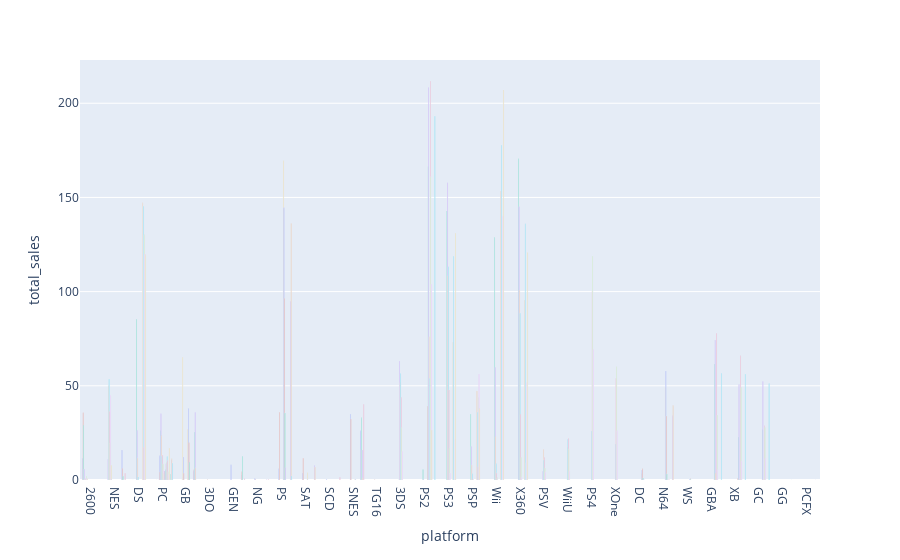

The notebook cell this image was saved under:
### Code cell
df_games_console_pivot['year_of_release'] = df_games_console_pivot['year_of_release'].astype(str)
fig = px.bar(df_games_console_pivot, x='platform', y='total_sales', barmode='group', color='year_of_release')
fig.update_traces(showlegend=False)
fig.show()

### Figure 1 — Plotly figure (JSON) as saved in the notebook; plotly's stock layout.template omitted (floating-point values rounded to 4 significant figures)
{"data": [{"alignmentgroup": "True", "hovertemplate": "year_of_release=1980<br>platform=%{x}<br>total_sales=%{y}<extra></extra>", "legendgroup": "1980", "marker": {"color": "#636efa", "pattern": {"shape": ""}}, "name": "1980", "offsetgroup": "1980", "orientation": "v", "showlegend": false, "textposition": "auto", "type": "bar", "x": ["2600"], "xaxis": "x", "y": [11.38], "yaxis": "y"}, {"alignmentgroup": "True", "hovertemplate": "year_of_release=1981<br>platform=%{x}<br>total_sales=%{y}<extra></extra>", "legendgroup": "1981", "marker": {"color": "#EF553B", "pattern": {"shape": ""}}, "name": "1981", "offsetgroup": "1981", "orientation": "v", "showlegend": false, "textposition": "auto", "type": "bar", "x": ["2600"], "xaxis": "x", "y": [35.68], "yaxis": "y"}, {"alignmentgroup": "True", "hovertemplate": "year_of_release=1982<br>platform=%{x}<br>total_sales=%{y}<extra></extra>", "legendgroup": "1982", "marker": {"color": "#00cc96", "pattern": {"shape": ""}}, "name": "1982", "offsetgroup": "1982", "orientation": "v", "showlegend": false, "textposition": "auto", "type": "bar", "x": ["2600"], "xaxis": "x", "y": [28.88], "yaxis": "y"}, {"alignmentgroup": "True", "hovertemplate": "year_of_release=1983<br>platform=%{x}<br>total_sales=%{y}<extra></extra>", "legendgroup": "1983", "marker": {"color": "#ab63fa", "pattern": {"shape": ""}}, "name": "1983", "offsetgroup": "1983", "orientation": "v", "showlegend": false, "textposition": "auto", "type": "bar", "x": ["2600", "NES"], "xaxis": "x", "y": [5.84, 10.96], "yaxis": "y"}, {"alignmentgroup": "True", "hovertemplate": "year_of_release=1984<br>platform=%{x}<br>total_sales=%{y}<extra></extra>", "legendgroup": "1984", "marker": {"color": "#FFA15A", "pattern": {"shape": ""}}, "name": "1984", "offsetgroup": "1984", "orientation": "v", "showlegend": false, "textposition": "auto", "type": "bar", "x": ["2600", "NES"], "xaxis": "x", "y": [0.27, 50.08], "yaxis": "y"}, {"alignmentgroup": "True", "hovertemplate": "year_of_release=1985<br>platform=%{x}<br>total_sales=%{y}<extra></extra>", "legendgroup": "1985", "marker": {"color": "#19d3f3", "pattern": {"shape": ""}}, "name": "1985", "offsetgroup": "1985", "orientation": "v", "showlegend": false, "textposition": "auto", "type": "bar", "x": ["2600", "DS", "NES", "PC"], "xaxis": "x", "y": [0.45, 0.02, 53.44, 0.04], "yaxis": "y"}, {"alignmentgroup": "True", "hovertemplate": "year_of_release=1986<br>platform=%{x}<br>total_sales=%{y}<extra></extra>", "legendgroup": "1986", "marker": {"color": "#FF6692", "pattern": {"shape": ""}}, "name": "1986", "offsetgroup": "1986", "orientation": "v", "showlegend": false, "textposition": "auto", "type": "bar", "x": ["2600", "NES"], "xaxis": "x", "y": [0.67, 36.41], "yaxis": "y"}, {"alignmentgroup": "True", "hovertemplate": "year_of_release=1987<br>platform=%{x}<br>total_sales=%{y}<extra></extra>", "legendgroup": "1987", "marker": {"color": "#B6E880", "pattern": {"shape": ""}}, "name": "1987", "offsetgroup": "1987", "orientation": "v", "showlegend": false, "textposition": "auto", "type": "bar", "x": ["2600", "NES"], "xaxis": "x", "y": [1.94, 19.76], "yaxis": "y"}, {"alignmentgroup": "True", "hovertemplate": "year_of_release=1988<br>platform=%{x}<br>total_sales=%{y}<extra></extra>", "legendgroup": "1988", "marker": {"color": "#FF97FF", "pattern": {"shape": ""}}, "name": "1988", "offsetgroup": "1988", "orientation": "v", "showlegend": false, "textposition": "auto", "type": "bar", "x": ["2600", "GB", "NES", "PC"], "xaxis": "x", "y": [0.74, 1.43, 45.01, 0.03], "yaxis": "y"}, {"alignmentgroup": "True", "hovertemplate": "year_of_release=1989<br>platform=%{x}<br>total_sales=%{y}<extra></extra>", "legendgroup": "1989", "marker": {"color": "#FECB52", "pattern": {"shape": ""}}, "name": "1989", "offsetgroup": "1989", "orientation": "v", "showlegend": false, "textposition": "auto", "type": "bar", "x": ["2600", "GB", "NES"], "xaxis": "x", "y": [0.63, 64.97, 7.85], "yaxis": "y"}, {"alignmentgroup": "True", "hovertemplate": "year_of_release=1994<br>platform=%{x}<br>total_sales=%{y}<extra></extra>", "legendgroup": "1994", "marker": {"color": "#636efa", "pattern": {"shape": ""}}, "name": "1994", "offsetgroup": "1994", "orientation": "v", "showlegend": false, "textposition": "auto", "type": "bar", "x": ["3DO", "GB", "GEN", "NES", "NG", "PC", "PS", "SAT", "SCD", "SNES"], "xaxis": "x", "y": [0.02, 12.18, 8.13, 0.11, 0.8, 12.87, 6.03, 3.65, 0.36, 35.08], "yaxis": "y"}, {"alignmentgroup": "True", "hovertemplate": "year_of_release=1995<br>platform=%{x}<br>total_sales=%{y}<extra></extra>", "legendgroup": "1995", "marker": {"color": "#EF553B", "pattern": {"shape": ""}}, "name": "1995", "offsetgroup": "1995", "orientation": "v", "showlegend": false, "textposition": "auto", "type": "bar", "x": ["3DO", "GB", "NG", "PC", "PS", "SAT", "SNES", "TG16"], "xaxis": "x", "y": [0.08, 3.6, 0.33, 4.22, 35.96, 11.57, 32.2, 0.16], "yaxis": "y"}, {"alignmentgroup": "True", "hovertemplate": "year_of_release=2010<br>platform=%{x}<br>total_sales=%{y}<extra></extra>", "legendgroup": "2010", "marker": {"color": "#00cc96", "pattern": {"shape": ""}}, "name": "2010", "offsetgroup": "2010", "orientation": "v", "showlegend": false, "textposition": "auto", "type": "bar", "x": ["3DS", "DS", "PC", "PS2", "PS3", "PSP", "Wii", "X360"], "xaxis": "x", "y": [0.3, 85.35, 26.15, 5.64, 142.7, 35.04, 128.7, 170.6], "yaxis": "y"}, {"alignmentgroup": "True", "hovertemplate": "year_of_release=2011<br>platform=%{x}<br>total_sales=%{y}<extra></extra>", "legendgroup": "2011", "marker": {"color": "#ab63fa", "pattern": {"shape": ""}}, "name": "2011", "offsetgroup": "2011", "orientation": "v", "showlegend": false, "textposition": "auto", "type": "bar", "x": ["3DS", "DS", "PC", "PS2", "PS3", "PSP", "PSV", "Wii", "X360"], "xaxis": "x", "y": [63.2, 26.23, 35.14, 0.45, 157.8, 17.82, 4.63, 59.7, 145.1], "yaxis": "y"}, {"alignmentgroup": "True", "hovertemplate": "year_of_release=2012<br>platform=%{x}<br>total_sales=%{y}<extra></extra>", "legendgroup": "2012", "marker": {"color": "#FFA15A", "pattern": {"shape": ""}}, "name": "2012", "offsetgroup": "2012", "orientation": "v", "showlegend": false, "textposition": "auto", "type": "bar", "x": ["3DS", "DS", "PC", "PS3", "PSP", "PSV", "Wii", "WiiU", "X360"], "xaxis": "x", "y": [51.76, 11.67, 23.45, 108.3, 7.95, 16.19, 22.94, 17.56, 100.7], "yaxis": "y"}, {"alignmentgroup": "True", "hovertemplate": "year_of_release=2013<br>platform=%{x}<br>total_sales=%{y}<extra></extra>", "legendgroup": "2013", "marker": {"color": "#19d3f3", "pattern": {"shape": ""}}, "name": "2013", "offsetgroup": "2013", "orientation": "v", "showlegend": false, "textposition": "auto", "type": "bar", "x": ["3DS", "DS", "PC", "PS3", "PS4", "PSP", "PSV", "Wii", "WiiU", "X360", "XOne"], "xaxis": "x", "y": [56.57, 1.54, 12.66, 113.2, 25.99, 3.38, 10.59, 8.59, 21.65, 88.58, 18.96], "yaxis": "y"}, {"alignmentgroup": "True", "hovertemplate": "year_of_release=2014<br>platform=%{x}<br>total_sales=%{y}<extra></extra>", "legendgroup": "2014", "marker": {"color": "#FF6692", "pattern": {"shape": ""}}, "name": "2014", "offsetgroup": "2014", "orientation": "v", "showlegend": false, "textposition": "auto", "type": "bar", "x": ["3DS", "PC", "PS3", "PS4", "PSP", "PSV", "Wii", "WiiU", "X360", "XOne"], "xaxis": "x", "y": [43.76, 13.28, 47.76, 100, 0.24, 11.9, 3.75, 22.03, 34.74, 54.07], "yaxis": "y"}, {"alignmentgroup": "True", "hovertemplate": "year_of_release=2015<br>platform=%{x}<br>total_sales=%{y}<extra></extra>", "legendgroup": "2015", "marker": {"color": "#B6E880", "pattern": {"shape": ""}}, "name": "2015", "offsetgroup": "2015", "orientation": "v", "showlegend": false, "textposition": "auto", "type": "bar", "x": ["3DS", "PC", "PS3", "PS4", "PSP", "PSV", "Wii", "WiiU", "X360", "XOne"], "xaxis": "x", "y": [27.78, 8.52, 16.82, 118.9, 0.12, 6.25, 1.14, 16.35, 11.96, 60.14], "yaxis": "y"}, {"alignmentgroup": "True", "hovertemplate": "year_of_release=2016<br>platform=%{x}<br>total_sales=%{y}<extra></extra>", "legendgroup": "2016", "marker": {"color": "#FF97FF", "pattern": {"shape": ""}}, "name": "2016", "offsetgroup": "2016", "orientation": "v", "showlegend": false, "textposition": "auto", "type": "bar", "x": ["3DS", "PC", "PS3", "PS4", "PSV", "Wii", "WiiU", "X360", "XOne"], "xaxis": "x", "y": [15.14, 5.25, 3.6, 69.25, 4.25, 0.18, 4.6, 1.52, 26.15], "yaxis": "y"}, {"alignmentgroup": "True", "hovertemplate": "year_of_release=1998<br>platform=%{x}<br>total_sales=%{y}<extra></extra>", "legendgroup": "1998", "marker": {"color": "#FECB52", "pattern": {"shape": ""}}, "name": "1998", "offsetgroup": "1998", "orientation": "v", "showlegend": false, "textposition": "auto", "type": "bar", "x": ["DC", "GB", "N64", "PC", "PS", "SAT", "SNES"], "xaxis": "x", "y": [3.38, 26.9, 49.24, 3.26, 169.5, 3.82, 0.22], "yaxis": "y"}, {"alignmentgroup": "True", "hovertemplate": "year_of_release=1999<br>platform=%{x}<br>total_sales=%{y}<extra></extra>", "legendgroup": "1999", "marker": {"color": "#636efa", "pattern": {"shape": ""}}, "name": "1999", "offsetgroup": "1999", "orientation": "v", "showlegend": false, "textposition": "auto", "type": "bar", "x": ["DC", "GB", "N64", "PC", "PS", "SAT", "SNES", "WS"], "xaxis": "x", "y": [5.16, 38, 57.87, 4.74, 144.5, 0.09, 0.26, 0.46], "yaxis": "y"}, {"alignmentgroup": "True", "hovertemplate": "year_of_release=2000<br>platform=%{x}<br>total_sales=%{y}<extra></extra>", "legendgroup": "2000", "marker": {"color": "#EF553B", "pattern": {"shape": ""}}, "name": "2000", "offsetgroup": "2000", "orientation": "v", "showlegend": false, "textposition": "auto", "type": "bar", "x": ["DC", "GB", "GBA", "N64", "PC", "PS", "PS2", "WS", "XB"], "xaxis": "x", "y": [5.99, 19.76, 0.07, 33.97, 4.66, 96.37, 39.17, 0.68, 0.99], "yaxis": "y"}, {"alignmentgroup": "True", "hovertemplate": "year_of_release=2001<br>platform=%{x}<br>total_sales=%{y}<extra></extra>", "legendgroup": "2001", "marker": {"color": "#00cc96", "pattern": {"shape": ""}}, "name": "2001", "offsetgroup": "2001", "orientation": "v", "showlegend": false, "textposition": "auto", "type": "bar", "x": ["DC", "GB", "GBA", "GC", "N64", "PC", "PS", "PS2", "WS", "XB"], "xaxis": "x", "y": [1.07, 9.24, 61.53, 26.62, 3.25, 5.47, 35.59, 166.4, 0.28, 22.84], "yaxis": "y"}, {"alignmentgroup": "True", "hovertemplate": "year_of_release=2002<br>platform=%{x}<br>total_sales=%{y}<extra></extra>", "legendgroup": "2002", "marker": {"color": "#ab63fa", "pattern": {"shape": ""}}, "name": "2002", "offsetgroup": "2002", "orientation": "v", "showlegend": false, "textposition": "auto", "type": "bar", "x": ["DC", "GBA", "GC", "N64", "PC", "PS", "PS2", "XB"], "xaxis": "x", "y": [0.29, 74.16, 52.29, 0.08, 8.57, 6.67, 208.4, 50.76], "yaxis": "y"}, {"alignmentgroup": "True", "hovertemplate": "year_of_release=2007<br>platform=%{x}<br>total_sales=%{y}<extra></extra>", "legendgroup": "2007", "marker": {"color": "#FFA15A", "pattern": {"shape": ""}}, "name": "2007", "offsetgroup": "2007", "orientation": "v", "showlegend": false, "textposition": "auto", "type": "bar", "x": ["DC", "DS", "GBA", "GC", "PC", "PS2", "PS3", "PSP", "Wii", "X360", "XB"], "xaxis": "x", "y": [0.02, 147.2, 3.4, 0.27, 9.28, 76.1, 73.19, 47.3, 153.4, 95.41, 0.55], "yaxis": "y"}, {"alignmentgroup": "True", "hovertemplate": "year_of_release=2008<br>platform=%{x}<br>total_sales=%{y}<extra></extra>", "legendgroup": "2008", "marker": {"color": "#19d3f3", "pattern": {"shape": ""}}, "name": "2008", "offsetgroup": "2008", "orientation": "v", "showlegend": false, "textposition": "auto", "type": "bar", "x": ["DC", "DS", "PC", "PS2", "PS3", "PSP", "Wii", "X360", "XB"], "xaxis": "x", "y": [0.04, 145.4, 12.46, 53.9, 118.8, 35.96, 177.7, 136.1, 0.18], "yaxis": "y"}, {"alignmentgroup": "True", "hovertemplate": "year_of_release=2004<br>platform=%{x}<br>total_sales=%{y}<extra></extra>", "legendgroup": "2004", "marker": {"color": "#FF6692", "pattern": {"shape": ""}}, "name": "2004", "offsetgroup": "2004", "orientation": "v", "showlegend": false, "textposition": "auto", "type": "bar", "x": ["DS", "GBA", "GC", "N64", "PC", "PS2", "PSP", "XB"], "xaxis": "x", "y": [17.27, 77.91, 28.82, 0.33, 10.39, 211.8, 7.06, 65.97], "yaxis": "y"}, {"alignmentgroup": "True", "hovertemplate": "year_of_release=2005<br>platform=%{x}<br>total_sales=%{y}<extra></extra>", "legendgroup": "2005", "marker": {"color": "#B6E880", "pattern": {"shape": ""}}, "name": "2005", "offsetgroup": "2005", "orientation": "v", "showlegend": false, "textposition": "auto", "type": "bar", "x": ["DS", "GBA", "GC", "PC", "PS2", "PS3", "PSP", "X360", "XB"], "xaxis": "x", "y": [130.1, 34.53, 27.91, 4.38, 160.9, 0.19, 43.84, 9.22, 49.09], "yaxis": "y"}, {"alignmentgroup": "True", "hovertemplate": "year_of_release=2006<br>platform=%{x}<br>total_sales=%{y}<extra></extra>", "legendgroup": "2006", "marker": {"color": "#FF97FF", "pattern": {"shape": ""}}, "name": "2006", "offsetgroup": "2006", "orientation": "v", "showlegend": false, "textposition": "auto", "type": "bar", "x": ["DS", "GBA", "GC", "PC", "PS2", "PS3", "PSP", "Wii", "X360", "XB"], "xaxis": "x", "y": [119.8, 5.46, 11.55, 2.85, 104.0, 21.44, 56.28, 140.2, 51.79, 10.04], "yaxis": "y"}, {"alignmentgroup": "True", "hovertemplate": "year_of_release=2009<br>platform=%{x}<br>total_sales=%{y}<extra></extra>", "legendgroup": "2009", "marker": {"color": "#FECB52", "pattern": {"shape": ""}}, "name": "2009", "offsetgroup": "2009", "orientation": "v", "showlegend": false, "textposition": "auto", "type": "bar", "x": ["DS", "PC", "PS2", "PS3", "PSP", "Wii", "X360"], "xaxis": "x", "y": [119.6, 17.05, 26.4, 130.9, 37.78, 207.0, 120.8], "yaxis": "y"}, {"alignmentgroup": "True", "hovertemplate": "year_of_release=1990<br>platform=%{x}<br>total_sales=%{y}<extra></extra>", "legendgroup": "1990", "marker": {"color": "#636efa", "pattern": {"shape": ""}}, "name": "1990", "offsetgroup": "1990", "orientation": "v", "showlegend": false, "textposition": "auto", "type": "bar", "x": ["GB", "GEN", "NES", "SNES"], "xaxis": "x", "y": [4.89, 2.6, 15.73, 26.15], "yaxis": "y"}, {"alignmentgroup": "True", "hovertemplate": "year_of_release=1991<br>platform=%{x}<br>total_sales=%{y}<extra></extra>", "legendgroup": "1991", "marker": {"color": "#EF553B", "pattern": {"shape": ""}}, "name": "1991", "offsetgroup": "1991", "orientation": "v", "showlegend": false, "textposition": "auto", "type": "bar", "x": ["GB", "GEN", "NES", "SNES"], "xaxis": "x", "y": [5.57, 4.33, 6.11, 16.22], "yaxis": "y"}, {"alignmentgroup": "True", "hovertemplate": "year_of_release=1992<br>platform=%{x}<br>total_sales=%{y}<extra></extra>", "legendgroup": "1992", "marker": {"color": "#00cc96", "pattern": {"shape": ""}}, "name": "1992", "offsetgroup": "1992", "orientation": "v", "showlegend": false, "textposition": "auto", "type": "bar", "x": ["GB", "GEN", "GG", "NES", "PC", "SNES"], "xaxis": "x", "y": [25.49, 12.64, 0.04, 1.98, 3.03, 32.98], "yaxis": "y"}, {"alignmentgroup": "True", "hovertemplate": "year_of_release=1996<br>platform=%{x}<br>total_sales=%{y}<extra></extra>", "legendgroup": "1996", "marker": {"color": "#ab63fa", "pattern": {"shape": ""}}, "name": "1996", "offsetgroup": "1996", "orientation": "v", "showlegend": false, "textposition": "auto", "type": "bar", "x": ["GB", "N64", "NG", "PC", "PCFX", "PS", "SAT", "SNES"], "xaxis": "x", "y": [36.03, 34.1, 0.1, 10.58, 0.03, 94.7, 7.69, 15.92], "yaxis": "y"}, {"alignmentgroup": "True", "hovertemplate": "year_of_release=1997<br>platform=%{x}<br>total_sales=%{y}<extra></extra>", "legendgroup": "1997", "marker": {"color": "#FFA15A", "pattern": {"shape": ""}}, "name": "1997", "offsetgroup": "1997", "orientation": "v", "showlegend": false, "textposition": "auto", "type": "bar", "x": ["GB", "N64", "PC", "PS", "SAT", "SNES"], "xaxis": "x", "y": [6.37, 39.5, 11.27, 136.2, 6.77, 0.99], "yaxis": "y"}, {"alignmentgroup": "True", "hovertemplate": "year_of_release=2003<br>platform=%{x}<br>total_sales=%{y}<extra></extra>", "legendgroup": "2003", "marker": {"color": "#19d3f3", "pattern": {"shape": ""}}, "name": "2003", "offsetgroup": "2003", "orientation": "v", "showlegend": false, "textposition": "auto", "type": "bar", "x": ["GBA", "GC", "PC", "PS", "PS2", "XB"], "xaxis": "x", "y": [56.67, 51.2, 8.89, 2.07, 193.1, 56.24], "yaxis": "y"}, {"alignmentgroup": "True", "hovertemplate": "year_of_release=1993<br>platform=%{x}<br>total_sales=%{y}<extra></extra>", "legendgroup": "1993", "marker": {"color": "#FF6692", "pattern": {"shape": ""}}, "name": "1993", "offsetgroup": "1993", "orientation": "v", "showlegend": false, "textposition": "auto", "type": "bar", "x": ["GEN", "NES", "NG", "SCD", "SNES"], "xaxis": "x", "y": [0.65, 3.61, 0.21, 1.5, 40.02], "yaxis": "y"}], "layout": {"barmode": "group", "legend": {"title": {"text": "year_of_release"}, "tracegroupgap": 0}, "margin": {"t": 60}, "xaxis": {"anchor": "y", "domain": [0, 1], "title": {"text": "platform"}}, "yaxis": {"anchor": "x", "domain": [0, 1], "title": {"text": "total_sales"}}}}
